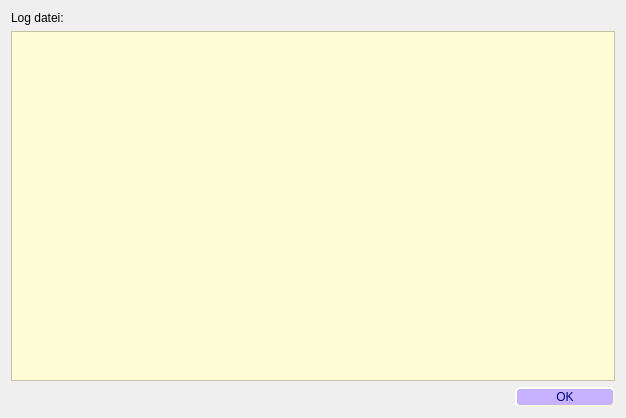
<?xml version="1.0" encoding="UTF-8"?>
<ui version="4.0">
 <class>dialog_show_log</class>
 <widget class="QDialog" name="dialog_show_log">
  <property name="windowModality">
   <enum>Qt::WindowModal</enum>
  </property>
  <property name="geometry">
   <rect>
    <x>0</x>
    <y>0</y>
    <width>626</width>
    <height>418</height>
   </rect>
  </property>
  <property name="windowTitle">
   <string>Anzeige der  letzten Log Datei</string>
  </property>
  <property name="modal">
   <bool>false</bool>
  </property>
  <layout class="QGridLayout" name="gridLayout">
   <item row="0" column="0">
    <layout class="QVBoxLayout" name="verticalLayout">
     <item>
      <widget class="QLabel" name="lbl_log_file">
       <property name="text">
        <string>Log datei:</string>
       </property>
      </widget>
     </item>
     <item>
      <widget class="QTextBrowser" name="txtBrw_logfile">
       <property name="styleSheet">
        <string notr="true">background-color: #FFFDD5</string>
       </property>
      </widget>
     </item>
     <item>
      <layout class="QHBoxLayout" name="horizontalLayout">
       <item>
        <spacer name="horizontalSpacer">
         <property name="orientation">
          <enum>Qt::Horizontal</enum>
         </property>
         <property name="sizeHint" stdset="0">
          <size>
           <width>40</width>
           <height>20</height>
          </size>
         </property>
        </spacer>
       </item>
       <item>
        <widget class="QPushButton" name="Btn_accept">
         <property name="sizePolicy">
          <sizepolicy hsizetype="Preferred" vsizetype="Preferred">
           <horstretch>0</horstretch>
           <verstretch>0</verstretch>
          </sizepolicy>
         </property>
         <property name="minimumSize">
          <size>
           <width>100</width>
           <height>0</height>
          </size>
         </property>
         <property name="styleSheet">
          <string notr="true">QPushButton { 
	color: rgb(0, 0, 127);
	selection-background-color: rgb(255, 85, 0);
	background-color: rgb(198, 178, 255);
	border-style: outset;
	border-width: 2px;
	font: 8pt &quot;MS Shell Dlg 2&quot;;
	border-radius: 5px;
	border-color: beige;
}                   
QPushButton:enabled{
	background-color: rgb(198, 178, 255);
}                           
QPushButton:pressed{ 
	background: red;
}                            
QPushButton:disabled{                             
	background-color: gray;                
}
QPushButton:hover{
	background-color: rgb(255, 85, 255);
}   </string>
         </property>
         <property name="text">
          <string>OK</string>
         </property>
        </widget>
       </item>
      </layout>
     </item>
    </layout>
   </item>
  </layout>
 </widget>
 <resources/>
 <connections/>
</ui>
